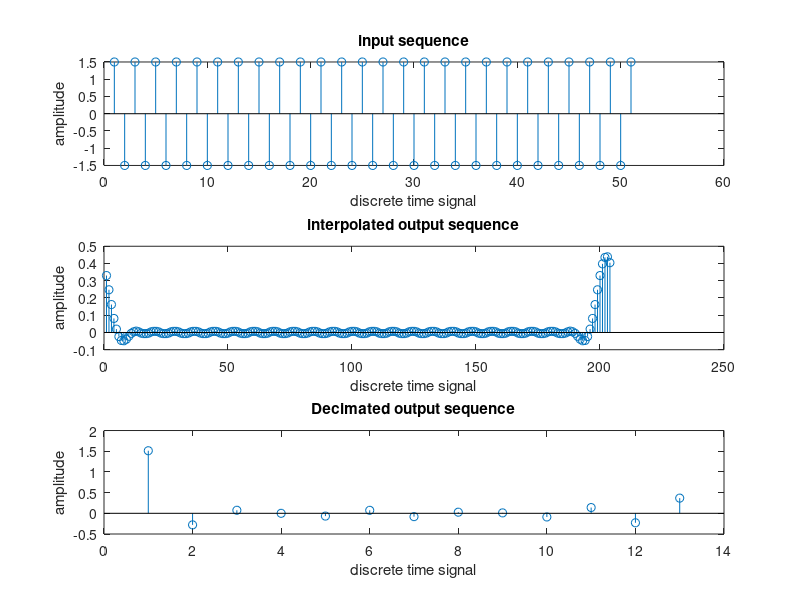

MATLAB code to generate this figure:
% Interpolation and decimation operation

clc;
clear all;
close all;

t = 0:0.01:0.5;
x = 1.5*cos(2*pi*50*t);
y = interp(x,4);
y1 = decimate(x,4);

subplot(3,1,1),stem(x);
xlabel('discrete time signal');
ylabel('amplitude');
title('input sequence');

subplot(3,1,2),stem(y);
xlabel('discrete time signal');
ylabel('amplitude');
title('interpolated output sequence');

subplot(3,1,3),stem(y1);
xlabel('discrete time signal');
ylabel('amplitude');
title('Decimated output sequence');
